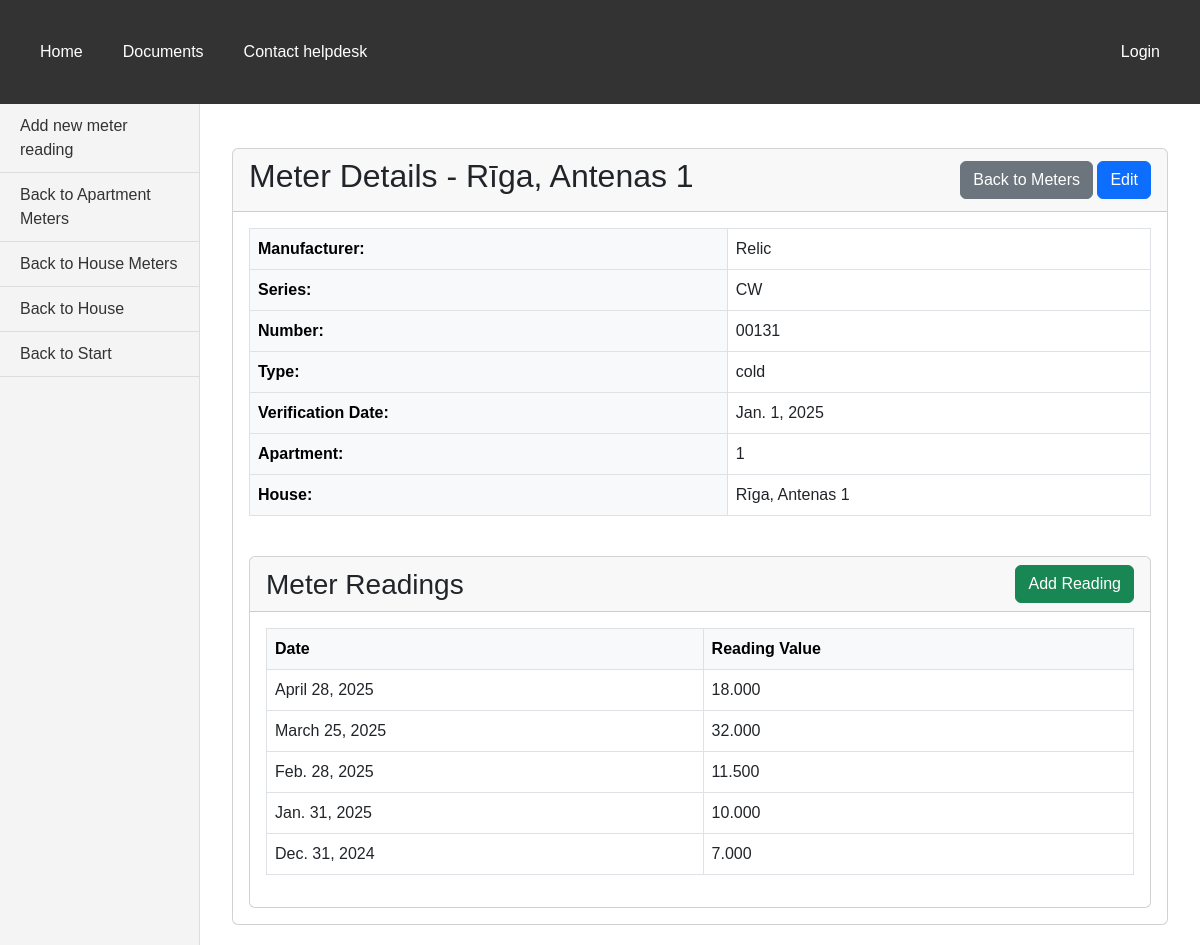
Page /bills/houses/11/meters/32/ on the committed database.
### bills/models.py (models this page shows, shortened)
class House(models.Model):
    CALCULATION_CHOICES = [
        ('volume', 'Volume'),
        ('object_count', 'Object count'),
        ('part_of_house', 'Part of house'),
        ('living_person_count', 'Living person count'),
        ('declared_person_count', 'Declared person count'),
    ]
    CHOICES_WATER_DIFFERENCE_CALCULATION = [
        (None, 'Select water difference calculation method'),
        ('object_count', 'Object count'),
        ('last_month_consumption', 'Last month consumption'),
        ('last_3_months_consumption', 'Last 3 months consumption'),
        ('part_of_house', 'Part of house'),
        ('living_person_count', 'Living person count'),
        ('declared_person_count', 'Declared person count'),
        ('room_wo_person', 'Room without person'),
        ]
    address = models.CharField(max_length=50, validators=[
        MinLengthValidator(6, 'Must be at least 6 characters'),
        MaxLengthValidator(50, 'Max length is 50 characters')
    ])
    apartment_count = models.IntegerField(validators=[MinValueValidator(0, 'Can not be negative number')])
    area_of_apartments_total = models.IntegerField(validators=[MinValueValidator(0, 'Can not be negative number')])
    area_of_apartments_heated_total = models.IntegerField("Total heated area of apartments", validators=[MinValueValidator(0, 'Can not be negative number')])
    living_person_count = models.IntegerField("Count of living persons", validators=[MinValueValidator(0, 'Can not be negative number')])
    declared_person_count = models.IntegerField("Count of declared persons", validators=[MinValueValidator(0, 'Can not be negative number')])
    area_total = models.IntegerField(validators=[MinValueValidator(0, 'Can not be negative number')])
    water_calculation_type_1 = models.CharField(max_length=30, choices=CALCULATION_CHOICES, default='volume')
    water_calculation_type_2 = models.CharField(max_length=30, choices=CALCULATION_CHOICES, default='living_person_count')
    water_difference_calculation = models.CharField(max_length=30, choices=CHOICES_WATER_DIFFERENCE_CALCULATION, default='object_count')
    waste_calculation_type = models.CharField(max_length=30, choices=CALCULATION_CHOICES, default='living_person_count')
    waste_water_calculation_type = models.CharField(max_length=30, choices=CALCULATION_CHOICES, default='living_person_count')
    norm_for_person = models.DecimalField(max_digits=10, decimal_places=2, default=0)

class Meter(models.Model):
    CHOICES = [('cold', 'Cold water'), ('electricity', 'Electricity'), ('hot', 'Hot water'), ('heat', 'Heat'), ('other', 'Other')]
    type = models.CharField('Type of meter', max_length=15, choices=CHOICES)
    manufacturer = models.CharField('Manufacturer', default=" ", max_length=30, validators=[MinLengthValidator(2, 'Must be at least 2 characters')])
    series = models.CharField('Series (if applicable)', default=" ", max_length=5)
    number = models.CharField('Meter number', max_length=10, validators=[
        MinLengthValidator(2, 'Must be at least 2 digits'),
        valid_meter_nr
    ])
    reading_default = models.IntegerField('Default reading (on installation)', validators=[MinValueValidator(0, 'Can not be negative number')])
    verification_date = models.DateField("Verification date", default=date.today)
    address = models.ForeignKey(House, on_delete=models.PROTECT, verbose_name='House address')
    apartment_number = models.ForeignKey(Apartment, on_delete=models.PROTECT, default='', verbose_name='Apartment number')

class Apartment(models.Model):
    address = models.ForeignKey(House, on_delete=models.CASCADE)
    apartment_nr = models.IntegerField(validators=[MinValueValidator(1, 'Must be at least 1')])
    area = models.IntegerField("Area of apartment", validators=[MinValueValidator(1, 'Must be at least 1')])
    mean_house_part = models.DecimalField(max_digits=10, decimal_places=2, validators=[MinValueValidator(0, 'Must be at least 0')])
    heated_area = models.IntegerField("Heated area of apartment", validators=[MinValueValidator(0, 'Must be at least 0')])
    cold_meters_count = models.IntegerField("Count of cold water meters", validators=[MinValueValidator(0, 'Can not be negative number')])
    hot_meters_count = models.IntegerField("Count of hot water meters", validators=[MinValueValidator(0, 'Can not be negative number')])
    heat_meters_count = models.IntegerField("Count of heat meters", validators=[MinValueValidator(0, 'Can not be negative number')])
    electricity_meters_count = models.IntegerField("Count of electricity meters", validators=[MinValueValidator(0, 'Can not be negative number')])
    gas_meters_count = models.IntegerField("Count of gas meters", validators=[MinValueValidator(0, 'Can not be negative number')])
    living_person_count = models.IntegerField("Count of living persons", validators=[MinValueValidator(0, 'Can not be negative number')])
    declared_person_count = models.IntegerField("Count of declared persons", validators=[MinValueValidator(0, 'Can not be negative number')])
    consumer = models.ForeignKey(Consumer, on_delete=models.PROTECT, default='')
    contract_nr = models.CharField(null=True, max_length=50, validators=[MinLengthValidator(2, 'Must be at least 2 characters')])

class MeterReading(models.Model):
    meter = models.ForeignKey(Meter, on_delete=models.CASCADE)
    reading_date = models.DateField()
    reading_value = models.DecimalField(max_digits=10, decimal_places=3)
    created_at = models.DateTimeField(auto_now_add=True)
    class Meta:
        unique_together = ['meter', 'reading_date']
        ordering = ['-reading_date']

### bills/views.py (the view)
# urls.py: path("houses/<int:house_id>/meters/<slug:pk>/", views.MeterDetailView.as_view(), name='meter_detail'),
class MeterDetailView(DetailView):
    model = Meter
    template_name = 'bills/meter_detail.html'
    context_object_name = 'meter'
    def get_context_data(self, **kwargs):
        context = super().get_context_data(**kwargs)
        context["house"] = self.object.apartment_number.address
        context["apartment"] = self.object.apartment_number
        context["edit_url"] = reverse_lazy('meter_update', kwargs={
            'pk': self.object.pk,
            'house_id': self.object.apartment_number.address.id
        })
        return context
    def dispatch(self, request, *args, **kwargs):
        meter = self.get_object()
        house_id = self.kwargs.get('house_id')
        if not house_id or meter.apartment_number.address.id != int(house_id):
            return redirect('index')
        return super().dispatch(request, *args, **kwargs)

### bills/templates/bills/meter_detail.html (shortened to what this page needs)
{% extends 'base.html' %}
{% block sidebar %}
<aside class="vertical-menu">
    <a href="{% url 'add_meter_reading' meter_id=meter.id house_id=house.id %}">Add new meter reading</a>
    <a href="{% url 'meters_by_apartment' apartment.id house.id %}">Back to Apartment Meters</a>
    <a href="{% url 'meters_by_house' house.id %}">Back to House Meters</a>
    <a href="{% url 'house_detail' house.id %}">Back to House</a>
    <a href="{% url 'index' %}">Back to Start</a>
</aside>
{% endblock %}
{% block content %}
<div class="container mt-4">
    <div class="card">
        <div class="card-header d-flex justify-content-between align-items-center">
            <h2>Meter Details - {{ house.address }}</h2>
            <div>
                <a href="{% url 'meters_by_apartment' house.id apartment.id %}" class="btn btn-secondary">Back to Meters</a>
                <a href="{{ edit_url }}" class="btn btn-primary">Edit</a>
            </div>
        </div>
        <div class="card-body">
            <div class="table-responsive">
                <table class="table table-bordered">
                    <tbody>
                        <tr>
                            <th class="table-light">Manufacturer:</th>
                            <td>{{ meter.manufacturer }}</td>
                        </tr>
                        <tr>
                            <th class="table-light">Series:</th>
                            <td>{{ meter.series }}</td>
                        </tr>
                        <tr>
                            <th class="table-light">Number:</th>
                            <td>{{ meter.number }}</td>
                        </tr>
                        <tr>
                            <th class="table-light">Type:</th>
                            <td>{{ meter.type }}</td>
                        </tr>
                        <tr>
                            <th class="table-light">Verification Date:</th>
                            <td>{{ meter.verification_date }}</td>
                        </tr>
                        <tr>
                            <th class="table-light">Apartment:</th>
                            <td>{{ meter.apartment_number.apartment_nr }}</td>
                        </tr>
                        <tr>
                            <th class="table-light">House:</th>
                            <td>{{ meter.apartment_number.address.address }}</td>
                        </tr>
                    </tbody>
                </table>
            </div>
            <div class="card mt-4">
                <div class="card-header d-flex justify-content-between align-items-center">
                    <h3 class="mb-0">Meter Readings</h3>
                    <a href="{% url 'add_meter_reading' house_id=house.id  meter_id=meter.id %}" class="btn btn-success">Add Reading</a>
                </div>
                <div class="card-body">
                    <div class="table-responsive">
                        <table class="table table-bordered">
                            <thead class="table-light">
                                <tr>
                                    <th>Date</th>
                                    <th>Reading Value</th>
                                </tr>
                            </thead>
                            <tbody>
                                {% for reading in meter.meterreading_set.all %}
                                <tr>
                                    <td>{{ reading.reading_date }}</td>
                                    <td>{{ reading.reading_value }}</td>
                                </tr>
                                {% empty %}
                                <tr>
                                    <td colspan="2" class="text-center">No readings available</td>
                                </tr>
                                {% endfor %}
                            </tbody>
                        </table>
                    </div>
                </div>
            </div>
        </div>
    </div>
</div>
{% endblock %}

### static/css/styles.css (style rules this page uses)
body { margin: 0; font-family: Arial, sans-serif; display: flex; flex-direction: column; }
.vertical-menu { width: 200px; background-color: #f4f4f4; padding: 0; margin: 0; border-right: 1px solid #ddd; display: flex; flex-direction: column; min-height: calc(100vh - 50px); }
.vertical-menu a { padding: 10px 20px; text-decoration: none; color: #333; border-bottom: 1px solid #ddd; }

### rows in the picture
House: address "Rīga, Antenas 1"
Meter: manufacturer "Relic", series "CW", number "00131", type "cold", verification_date "Jan. 1, 2025", apartment_number.apartment_nr "1", apartment_number.address.address "Rīga, Antenas 1"
MeterReading: reading_date "April 28, 2025", reading_value "18.000"
MeterReading: reading_date "March 25, 2025", reading_value "32.000"
MeterReading: reading_date "Feb. 28, 2025", reading_value "11.500"
MeterReading: reading_date "Jan. 31, 2025", reading_value "10.000"
MeterReading: reading_date "Dec. 31, 2024", reading_value "7.000"
